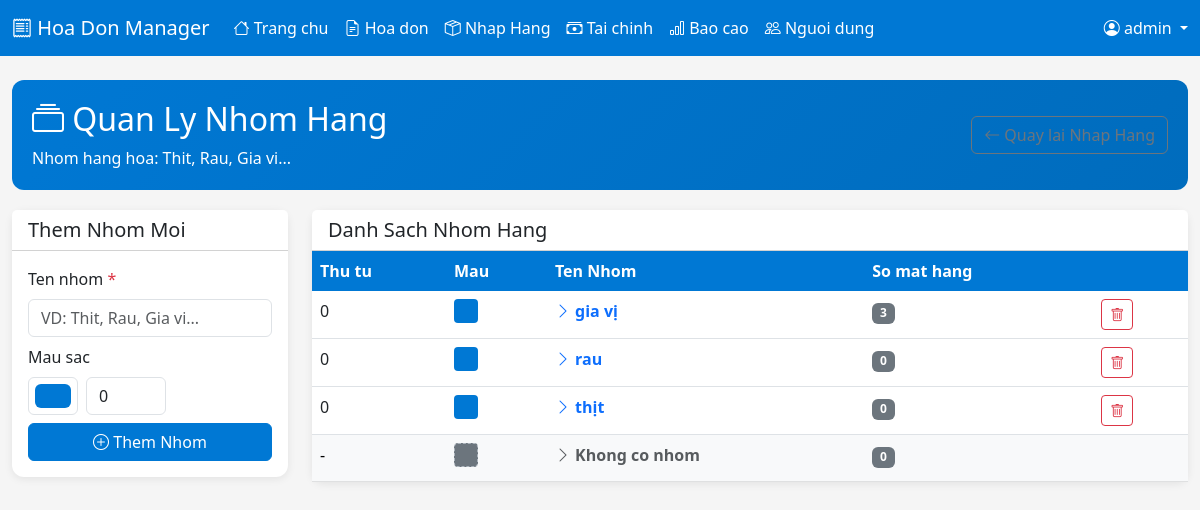
Screenshot of /import/groups (signed in) with the database file from the repository.
### tables this page shows
CREATE TABLE material_groups (
            id INTEGER PRIMARY KEY AUTOINCREMENT,
            name TEXT NOT NULL,
            color TEXT DEFAULT '',
            sort_order INTEGER DEFAULT 0,
            created_at TIMESTAMP DEFAULT CURRENT_TIMESTAMP
        );

### app.py (the view)
@app.route('/import/groups')
@login_required
def groups_page():
    conn = get_db()
    c = conn.cursor()
    c.execute('SELECT * FROM material_groups ORDER BY sort_order, name')
    groups = c.fetchall()
    group_counts = {}
    c.execute('SELECT group_id, COUNT(*) as cnt FROM materials GROUP BY group_id')
    for row in c.fetchall():
        group_counts[row['group_id'] or 0] = row['cnt']
    conn.close()
    return render_template('groups.html', groups=groups, group_counts=group_counts)

### app.py (called while the page is built, shortened)
def get_db():
    if USE_PG:
        import psycopg2
        conn = psycopg2.connect(os.environ['DATABASE_URL'])
    else:
        conn = sqlite3.connect(DATABASE)
        conn.row_factory = sqlite3.Row
    class Wrapper:
        def __init__(self, conn, use_pg):
            self._conn = conn
            self._use_pg = use_pg
        def cursor(self):
            return HybridCursor(self._conn.cursor(), self._use_pg)
        def close(self):
            self._conn.close()
    return Wrapper(conn, USE_PG)

def login_required(f):
    @wraps(f)
    def decorated(*args, **kwargs):
        if 'user_id' not in session:
            return redirect(url_for('login'))
        return f(*args, **kwargs)
    return decorated

@app.context_processor
def inject_user():
    if 'user_id' not in session:
        return {'notif_count': 0}
    conn = get_db()
    c = conn.cursor()
    c.execute('SELECT COUNT(*) FROM notifications WHERE user_id=? AND is_read=0', (session['user_id'],))
    count = c.fetchone()[0]
    conn.close()
    return {'notif_count': count}

@app.before_request
def before():
    pass

    def execute(self, sql, params=None):
        if params is not None:
            if self._use_pg:
                sql = sql.replace('?', '%s')
            self._cursor.execute(sql, params)
        else:
            self._cursor.execute(sql)
        if self._use_pg:
            self._col_names = [desc[0] for desc in self._cursor.description] if self._cursor.description else []
        return self

    def fetchone(self):
        row = self._cursor.fetchone()
        if row is None:
            return None
        return row

    def fetchall(self):
        rows = self._cursor.fetchall()
        return rows

### templates/groups.html (shortened to what this page needs)
{% extends "base.html" %}
{% block content %}
<div class="page-header d-flex justify-content-between align-items-center">
    <div>
        <h2><i class="bi bi-collection"></i> Quan Ly Nhom Hang</h2>
        <p class="mb-0">Nhom hang hoa: Thit, Rau, Gia vi...</p>
    </div>
    <a href="{{ url_for('import_page') }}" class="btn btn-outline-secondary"><i class="bi bi-arrow-left"></i> Quay lai Nhap Hang</a>
</div>
<div class="row">
    <div class="col-md-3">
        <div class="card">
            <div class="card-header bg-white"><h5 class="mb-0">Them Nhom Moi</h5></div>
            <div class="card-body">
                <form method="POST" action="{{ url_for('groups_add') }}">
                    <div class="mb-2">
                        <label class="form-label">Ten nhom <span class="text-danger">*</span></label>
                        <input type="text" name="name" class="form-control" placeholder="VD: Thit, Rau, Gia vi..." required>
                    </div>
                    <div class="mb-2">
                        <label class="form-label">Mau sac</label>
                        <div class="d-flex gap-2 align-items-center">
                            <input type="color" name="color" class="form-control form-control-color" value="#0078D4" style="width:50px">
                            <input type="number" name="sort_order" class="form-control" placeholder="Thu tu" value="0" style="width:80px">
                        </div>
                    </div>
                    <button type="submit" class="btn btn-primary w-100"><i class="bi bi-plus-circle"></i> Them Nhom</button>
                </form>
            </div>
        </div>
    </div>
    <div class="col-md-9">
        <div class="card">
            <div class="card-header bg-white"><h5 class="mb-0">Danh Sach Nhom Hang</h5></div>
            <div class="card-body p-0">
                {% if groups %}
                <div class="table-responsive">
                    <table class="table table-hover mb-0">
                        <thead>
                            <tr>
                                <th>Thu tu</th>
                                <th>Mau</th>
                                <th>Ten Nhom</th>
                                <th>So mat hang</th>
                                <th></th>
                            </tr>
                        </thead>
                        <tbody>
                            {% for grp in groups %}
                            <tr>
                                <td>{{ grp.sort_order or 0 }}</td>
                                <td>
                                    <span style="display:inline-block;width:24px;height:24px;border-radius:4px;background:{{ grp.color or '#0078D4' }}"></span>
                                </td>
                                <td>
                                    <a href="{{ url_for('group_detail', group_id=grp.id) }}" class="text-decoration-none fw-bold">
                                        <i class="bi bi-chevron-right"></i> {{ grp.name }}
                                    </a>
                                </td>
                                <td><span class="badge bg-secondary">{{ group_counts.get(grp.id, 0) }}</span></td>
                                <td>
                                    <form method="POST" action="{{ url_for('groups_delete', group_id=grp.id) }}"
                                          onsubmit="return confirm('Xoa nhom nay? Nguyen lieu se khong bi xoa.')">
                                        <button type="submit" class="btn btn-sm btn-outline-danger"><i class="bi bi-trash"></i></button>
                                    </form>
                                </td>
                            </tr>
                            {% endfor %}
                            <tr class="table-light">
                                <td>-</td>
                                <td><span style="display:inline-block;width:24px;height:24px;border-radius:4px;background:#6c757d;border:1px dashed #adb5bd"></span></td>
                                <td>
                                    <a href="{{ url_for('group_detail', group_id=0) }}" class="text-decoration-none fw-bold text-muted">
                                        <i class="bi bi-chevron-right"></i> Khong co nhom
                                    </a>
                                </td>
                                <td><span class="badge bg-secondary">{{ group_counts.get(0, 0) }}</span></td>
                                <td></td>
                            </tr>
                        </tbody>
                    </table>
                </div>
                {% else %}
                <p class="text-muted text-center p-4 mb-0">Chua co nhom nao.</p>
                {% endif %}
            </div>
        </div>
    </div>
</div>
{% endblock %}

### templates/base.html (style rules this page uses)
:root { --primary: #0078D4; --success: #107C10; --danger: #D13438; --warning: #FFC107; }
body { background-color: #f5f5f5; font-family: 'Segoe UI', Tahoma, sans-serif; }
.card { border: none; border-radius: 12px; box-shadow: 0 2px 8px rgba(0,0,0,0.08); }
.btn-primary { background-color: var(--primary); border-color: var(--primary); }
.table thead th { background-color: var(--primary); color: white; border: none; }
.page-header { background: linear-gradient(135deg, var(--primary) 0%, #006cbd 100%); color: white; padding: 20px; border-radius: 12px; margin-bottom: 20px; }

### rows the page displays
material_groups: sort_order "0", name "gia vị", get "3"
material_groups: sort_order "0", name "rau", get "0"
material_groups: sort_order "0", name "thịt", get "0"

### other values shown
{{ session.username }} "admin"
{{ group_counts.get(0, 0) }} "0"
